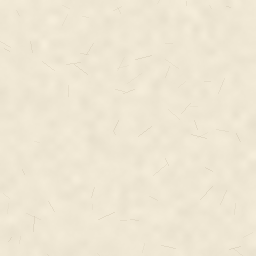
#> input picture screenshots/mockups/ink/src3/paper_A.png, 256 x 256 px
$ python tex2.py
#> lines starting #> are read from the running program, lines starting #| are printed output that depends on the picture; after the words box and inside, x2 and y2 are one past the last pixel; in counts of white or black regions, pixels touching at a corner belong together
from PIL import Image, ImageDraw, ImageFilter
import numpy as np, math, random, sys
SS=4  # supersample relative to css px; output at 2x
PAL={'A':dict(ink=(40,36,32),fill=(241,233,214),red=(172,48,36),paper='paper_A.png'),
     'C':dict(ink=(222,212,192),fill=(36,33,30),red=(196,74,52),paper='paper_C.png')}
def tile(path,w,h):
    t=Image.open(path).convert('RGB'); t=t.resize((t.width*SS//2,t.height*SS//2))
    im=Image.new('RGB',(w,h))
    for x in range(0,w,t.width):
        for y in range(0,h,t.height): im.paste(t,(x,y))
    return im
def brush(mask,pts,wmax,seed,dry=.5,taper=(0.15,0.25),nb=46,core=.62,mod=.15):
    rnd=random.Random(seed); d=ImageDraw.Draw(mask)
    pts=np.array(pts,float); n=len(pts)
    seg=np.r_[0,np.cumsum(np.hypot(*np.diff(pts,axis=0).T))]; L=seg[-1]; t=seg/L
    tan=np.gradient(pts,axis=0); tan/=np.hypot(*tan.T)[:,None]+1e-9; nor=np.c_[-tan[:,1],tan[:,0]]
    a,b=taper
    prof=np.minimum(np.clip(t/a,0,1)**.6,np.clip((1-t)/b,0,1)**.8)*(1-mod+mod*np.sin(t*7+seed)*np.sin(t*2.3+seed*.7))
    W=wmax*SS*prof
    # solid core polygon
    left=pts*SS+nor*(W*core/2)[:,None]; right=pts*SS-nor*(W*core/2)[:,None]
    d.polygon([tuple(p) for p in np.r_[left,right[::-1]]],fill=235)
    for k in range(nb):
        o=rnd.uniform(-1.12,1.12); bw=max(1,int(rnd.uniform(.03,.09)*wmax*SS))
        start=rnd.uniform(0,.08);
        gap=False
        for i in range(n-1):
            if t[i]<start: continue
            pdrop=dry*(abs(o)**1.5*0.7+max(0,t[i]-.45)*1.6)
            if rnd.random()<0.15: gap = rnd.random()<pdrop
            if gap: continue
            p1=pts[i]*SS+nor[i]*o*W[i]/2; p2=pts[i+1]*SS+nor[i+1]*o*W[i+1]/2
            d.line([tuple(p1),tuple(p2)],fill=rnd.randint(170,255),width=bw)
def path_line(x0,x1,y,n=120,amp=2,seed=0):
    r=random.Random(seed); ph=r.uniform(0,6)
    return [(x0+(x1-x0)*i/(n-1), y+amp*math.sin(i/n*3.1+ph)+amp*.5*math.sin(i/n*9+ph*2)) for i in range(n)]
def divider(name,w,h,seed,col=(30,27,24)):
    m=Image.new('L',(w*SS,h*SS),0)
    brush(m,path_line(10,w-4,h/2,amp=1.6,seed=seed),h*.7,seed,dry=1.0,taper=(.012,.6),nb=110,core=.5,mod=.3)
    out(m,col,name)
def out(m,col,name,fill=None):
    m=m.filter(ImageFilter.GaussianBlur(SS*.35))
    im=Image.new('RGBA',m.size,col+(0,)); im.putalpha(m)
    if fill is not None: im=Image.alpha_composite(fill,im)
    im=im.resize((m.width*2//SS,m.height*2//SS),Image.LANCZOS); im.save(f'a/{name}.png',optimize=True)
def blobpts(x,y,w,h,r,seed,amp=3,n=260):
    rnd=random.Random(seed); ph=[rnd.uniform(0,6.3) for _ in range(4)]
    pts=[]
    per=2*(w+h-4*r)+2*math.pi*r
    for i in range(n):
        s=per*i/n; # walk rounded rect
        segs=[(w-2*r,'t'),(math.pi*r/2,'c1'),(h-2*r,'r'),(math.pi*r/2,'c2'),(w-2*r,'b'),(math.pi*r/2,'c3'),(h-2*r,'l'),(math.pi*r/2,'c4')]
        for L,k in segs:
            if s<=L: break
            s-=L
        if k=='t': px,py,nx,ny=x+r+s,y,0,-1
        elif k=='r': px,py,nx,ny=x+w,y+r+s,1,0
        elif k=='b': px,py,nx,ny=x+w-r-s,y+h,0,1
        elif k=='l': px,py,nx,ny=x,y+h-r-s,-1,0
        else:
            a=s/r; c={'c1':(x+w-r,y+r,-math.pi/2),'c2':(x+w-r,y+h-r,0),'c3':(x+r,y+h-r,math.pi/2),'c4':(x+r,y+r,math.pi)}[k]
            nx,ny=math.cos(c[2]+a),math.sin(c[2]+a); px,py=c[0]+r*nx,c[1]+r*ny
        u=i/n*2*math.pi
        hf=.2 if w>120 else .05
        o=amp*(math.sin(u*3+ph[0])*.6+math.sin(u*5+ph[1])*.3+math.sin(u*11+ph[2])*hf)
        pts.append((px+nx*o,py+ny*o))
    return pts
def blob(name,w,h,pal,seed,r=None,bw=7,fill='paper',amp=3,strokes=2,wash=True,dry=.85,core=.45,nb=70):
    P=PAL[pal]; pad=int(bw+amp+4); W,H=w+2*pad,h+2*pad
    r=r if r is not None else min(h/2,22)
    pts=blobpts(pad,pad,w,h,r,seed,amp)
    # fill
    fm=Image.new('L',(W*SS,H*SS),0); ImageDraw.Draw(fm).polygon([(px*SS,py*SS) for px,py in pts],fill=255)
    fm=fm.filter(ImageFilter.GaussianBlur(SS*.6))
    if fill=='paper': base=tile(P['paper'],W*SS,H*SS).convert('RGBA')
    else:
        c=P['red'] if fill=='red' else P['ink']
        base=Image.new('RGBA',(W*SS,H*SS),c+(255,))
        # mottled ink
        nz=Image.effect_noise((W*SS//8,H*SS//8),40).resize((W*SS,H*SS),Image.BICUBIC)
        dark=Image.new('RGBA',base.size,(0,0,0,255)); base=Image.composite(dark,base,nz.point(lambda v:int(max(0,v-128)*.5)))
    base.putalpha(fm)
    if wash:  # inner ink wash near edges
        e=fm.filter(ImageFilter.GaussianBlur(SS*bw*1.3)); ed=Image.eval(Image.composite(Image.new('L',fm.size,0),Image.eval(e,lambda v:255-v),Image.eval(fm,lambda v:255-v)),lambda v:v)
        ed=Image.composite(ed,Image.new('L',fm.size,0),fm).point(lambda v:int(v*.28))
        lay=Image.new('RGBA',fm.size,P['ink']+(0,)); lay.putalpha(ed); base=Image.alpha_composite(base,lay)
    m=Image.new('L',(W*SS,H*SS),0); rnd=random.Random(seed)
    n=len(pts)
    if bw>0:
        st=rnd.randint(0,n-1); cover=1.0/strokes
        for s in range(strokes):
            a=int(st+s*n*cover - n*.04); b=int(st+(s+1)*n*cover + n*.06)
            seg=[pts[i%n] for i in range(a,b)]
            brush(m,seg,bw,seed*10+s,dry=dry,taper=(.04,.22),nb=nb,core=core,mod=.5)
    out(m,P['ink'] if fill!='ink' else tuple(min(255,int(c*.5)) for c in P['ink']),name,fill=base)
    PADS[name]=pad
    return pad
PADS={}
if __name__=='__main__':
    for i in range(4): divider(f'div{i}',420,24,i+1)
    for i in range(2): divider(f'divC{i}',420,24,i+11,col=(214,204,184))
#> this loop made 2 passes
    for pal in 'AC':
        s=pal
        blob(f'search_{s}',433,60,pal,3,r=30,bw=9,amp=3)
#> in blob, `fm = Image.new('L', (W * SS, H * SS), 0)`: fm: PIL image 1860x368 L; every value is 0
#> in blob, `ImageDraw.Draw(fm).polygon([(px * SS, py * SS) for px, py in pts], fil`:
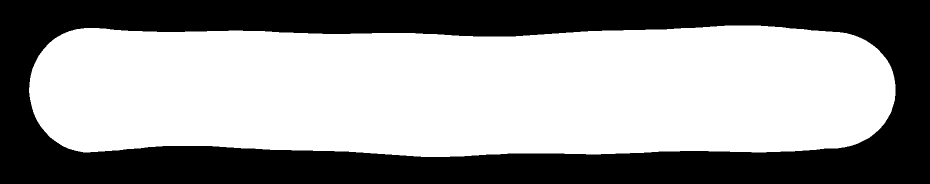
#> fm: PIL image 1860x368 L (shown at 1/2 size); 59.1% white; 1 black region, box (x1, y1, x2, y2) and area: (0, 0, 1860, 368) 280198
#> in tile, t is the input picture: PIL image 256x256 RGB; mean R, G, B 238.3, 230.3, 211.3
#> in tile, `im=Image.new('RGB',(w,h))`: im: PIL image 1860x368 RGB; every value is 0
#> after the loop in blob, `for s in range(strokes):`:
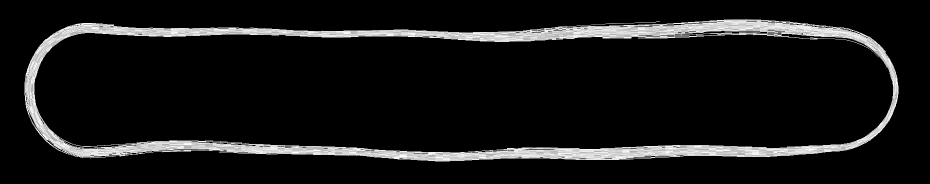
#> m: PIL image 1860x368 L (shown at 1/2 size); min 0, max 255, mean 21.7
        blob(f'chip_{s}_s',64,38,pal,5,r=19,bw=4,amp=2)
#> call 2 of blob, with name = 'chip_A_s', w = 64, h = 38, pal = 'A', seed = 5, r = 19, bw = 4, fill = 'paper'
#> in blob (call 2), `fm = Image.new('L', (W * SS, H * SS), 0)`: fm: PIL image 336x232 L; every value is 0
#> in blob (call 2), `ImageDraw.Draw(fm).polygon([(px * SS, py * SS) for px, py in pts], fil`: fm: PIL image 336x232 L; 43.9% white; 1 white region, box (x1, y1, x2, y2) and area: (37, 37, 297, 199) 34254
#> call 2 of tile, with path = 'paper_A.png', w = 336, h = 232
#> in tile (call 2), `im=Image.new('RGB',(w,h))`: im: PIL image 336x232 RGB; every value is 0
#> after the loop in tile (call 2), `for x in range(0,w,t.width):`:
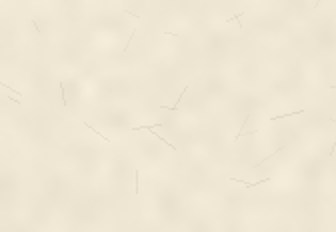
#> im: PIL image 336x232 RGB; mean R, G, B 238.3, 230.3, 211.2
#> in blob (call 2), `e = fm.filter(ImageFilter.GaussianBlur(SS * bw * 1.3))`:
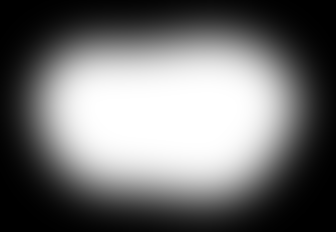
#> e: PIL image 336x232 L; min 0, max 255, mean 111.8
#> after the loop in blob (call 2), `for s in range(strokes):`:
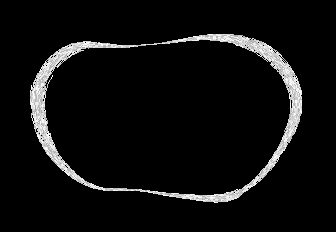
#> m: PIL image 336x232 L; min 0, max 255, mean 14.8
#> in out (call 8), `if fill is not None: im=Image.alpha_composite(fill,im)`:
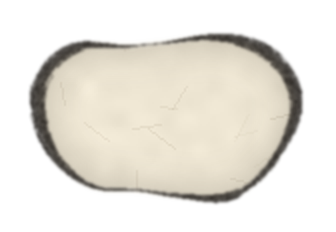
#> im: PIL image 336x232 RGBA; mean R, G, B, A 217.5, 209.9, 192.5, 119.5; transparent parts drawn white
        blob(f'chip_{s}_m',86,38,pal,6,r=19,bw=4,amp=2)
#> call 3 of blob, with name = 'chip_A_m', w = 86, h = 38, pal = 'A', seed = 6, r = 19, bw = 4, fill = 'paper'
#> in blob (call 3), `fm = Image.new('L', (W * SS, H * SS), 0)`: fm: PIL image 424x232 L; every value is 0
#> in blob (call 3), `ImageDraw.Draw(fm).polygon([(px * SS, py * SS) for px, py in pts], fil`:
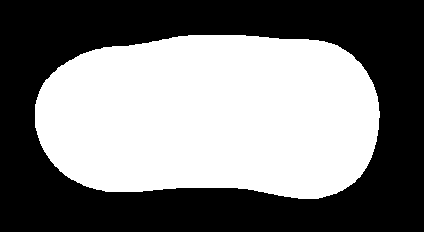
#> fm: PIL image 424x232 L; 48.5% white; 1 white region, box (x1, y1, x2, y2) and area: (35, 35, 380, 199) 47693
        blob(f'fab_{s}',58,58,pal,7,r=29,bw=5,amp=3)
        blob(f'fabr_{s}',58,58,pal,8,r=29,bw=0,amp=3.5,fill='red',wash=False)
        blob(f'dot_{s}',38,38,pal,9,r=19,bw=0,amp=2.5,fill='ink',wash=False)
        blob(f'dots_{s}',26,26,pal,10,r=13,bw=0,amp=2,fill='ink',wash=False)
        blob(f'dotr_{s}',38,38,pal,11,r=19,bw=0,amp=2.5,fill='red',wash=False)
        blob(f'banner_{s}',437,124,pal,12,r=26,bw=15,amp=6,strokes=2,dry=1.5,core=.22,nb=110)
        blob(f'then_{s}',176,44,pal,13,r=20,bw=6,amp=3,dry=1.5,core=.22,nb=110)
        blob(f'navcard_{s}',437,116,pal,14,r=26,bw=15,amp=6,strokes=2,dry=1.5,core=.22,nb=110)
        blob(f'stop_{s}',104,52,pal,15,r=8,bw=0,amp=3.5,fill='red',wash=False)
        blob(f'btn_{s}',84,40,pal,16,r=10,bw=4,amp=2)
        blob(f'btnr_{s}',96,40,pal,17,r=10,bw=0,amp=2.5,fill='red',wash=False)
        blob(f'speed_{s}',64,64,pal,18,r=22,bw=5,amp=3)
        blob(f'tag_{s}',70,34,pal,19,r=10,bw=3,amp=2)
    import json; json.dump(PADS,open('a/pads.json','w')); print('ok')
